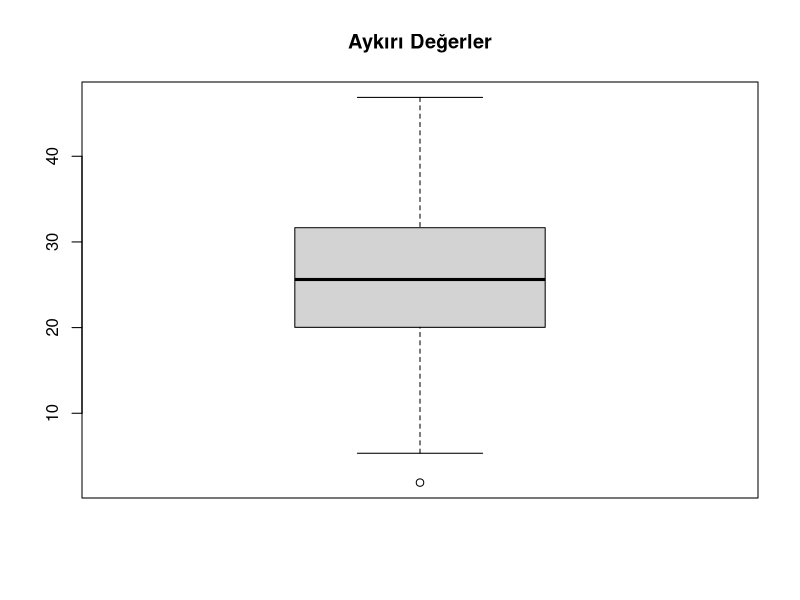
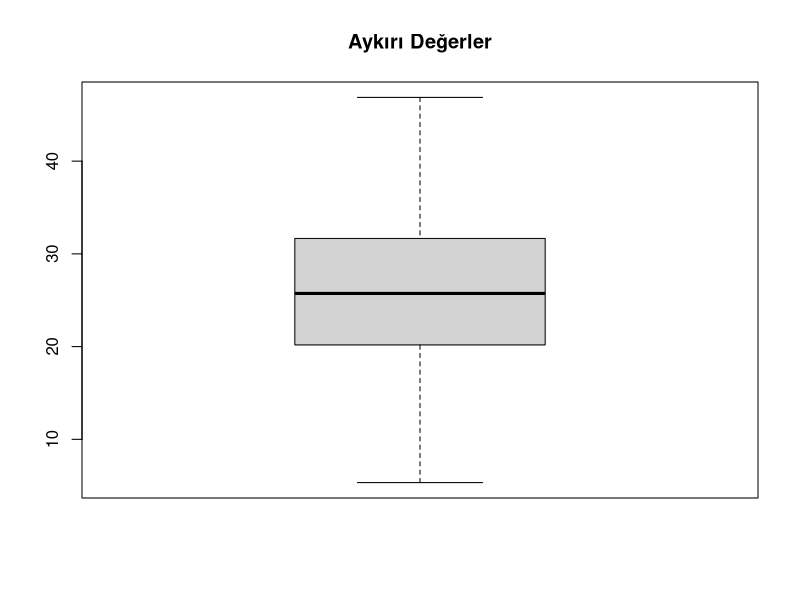
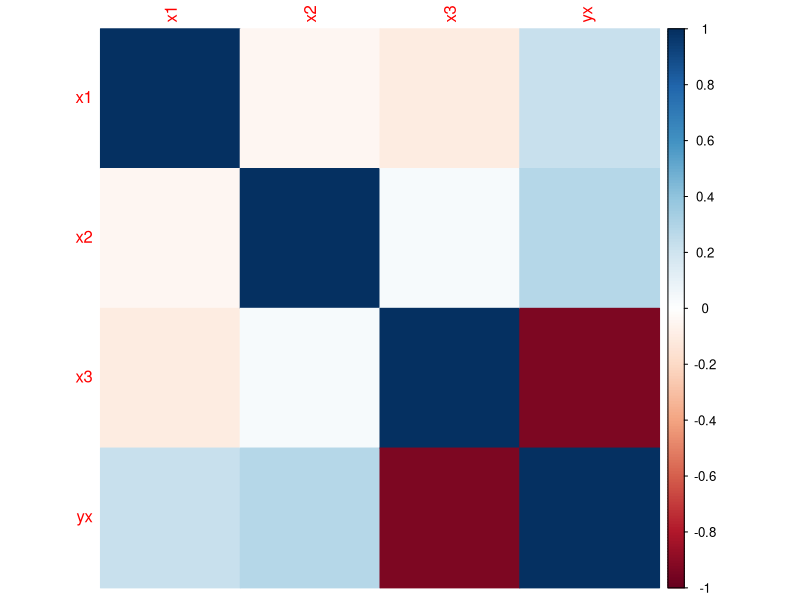
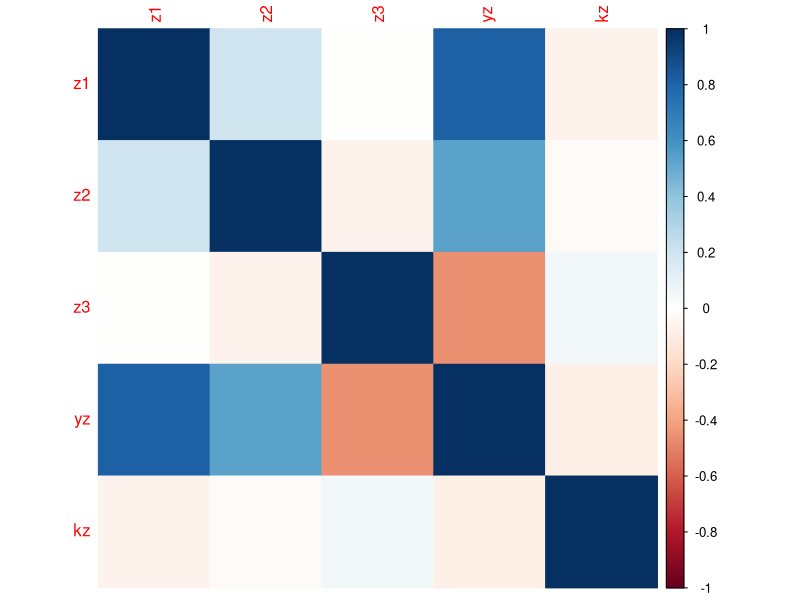

Reproduce these figures in R, in order.
library(corrplot)   # Regresyon ilişkisi için martis karşılaştırma grafiği çizer

### 1.Adım: SENTETİK VERİ OLUŞTURMA 

#Tekrarlanabilirilik için tohum ekiyoruz(set.seed)
set.seed(123) 
## veri1: lineer ilişki içeren veri seti
# x1 için ortalaması 25 sapması 10 olan veri üretir 

n <- 100  #Gözlem Sayısı

veri1 <- data.frame( x1 = rnorm(n, mean = 25, sd = 10),  # Bağımsız değişken 
                     x2 = rnorm(n, mean = 30, sd = 5),   # Bağımsız değişken 
                     x3 = rnorm(n, mean = 10, sd = 20)   # Bağımsız değişken 
                     ) 

# Bağımlı değişken (x'lerden etkilenen, sabit değeri ve rastlantısal değer içeren stokastik bir 
# regresyon model yapısı kuruyoruz)
# Deterministik Model: Matematiksel Model (2 + 0.5*veri1$x1 + 2*veri1$x2 - 1.5*veri1$x3) sonucu tahmin edilebilen.
# Stokastik Model: istatistiksel Model (2 + 0.5*veri1$x1 + 2*veri1$x2 - 1.5*veri1$x3 + rnorm(n, mean = 0, sd = 0.5) sonucu istatistiksel yöntemlerle aranan.

veri1$yx <- 2 + 0.5*veri1$x1 + 2*veri1$x2 - 1.5*veri1$x3 + rnorm(n, mean = 0, sd = 0.5) # Bağımlı Değişken

## veri2: sayısal + kategorik 

veri2 <- data.frame( z1 = rnorm(n, mean = 40, sd = 16),  # Bağımsız değişken
                     z2 = rnorm(n, mean = 65, sd = 5),   # Bağımsız değişken
                     z3 = rnorm(n, mean = 15, sd = 35)   # Bağımsız değişken
                     ) 
# Bağımlı değişken 
veri2$yz <- 2*veri2$z1 + 3*veri2$z2 - 0.5*veri2$z3 + rnorm(n, mean = 0, sd = 3.5) # Bağımlı değişken

# ikinci veri setimize kategorik değişken de atayalım. 
veri2$kz <- sample(c("A","B","C"), n, replace = TRUE)   # Kategorik değişken

# Oluşturduğumuz veri setlerinin ilk 6 satırı ve başlıklarını görelim
head(veri1)
head(veri2)

# Verimiz sentetik ama analiz için yine de veri yapısına bakalım.
str(veri1)
str(veri2)  # Kategorik veri sütunu "chr" türünde.

### 2. Adım: EKSİK DEĞERLERİN KONTROLÜ

# Eksik veri tespiti yapalım, veride eksik olmadığını biliyoruz ama yöntemi görelim.
# Veri data frame olduğu için tek tek değişkenlere tespit yapmıyoruz.
colSums(is.na(veri1))
colSums(is.na(veri2))

# Deneme için bir veriyi NA yapalım.
veri1$x1[3] <- NA

# Tekrar NA kontrolü yapalım.
colSums(is.na(veri1))

### 3. Adım: - EKSİK DEĞERLERİN DOLDURULMASI

# Veri setimizde eksik veri çıkmadı ama çıksaydı ilgili sütun adını vererek
# mean (ortalama) değer ile doldurmak için aşağıdaki komut setini kullanacaktık.
veri1$x1[is.na(veri1$x1)] <- mean(veri1$x1, na.rm = TRUE)

# Tekrar NA kontrolü yapalım.
colSums(is.na(veri1))

# Ortalama ile doldurduğumuz veri x1 sütunu 3.sırada
head(veri1)

### 4. Adım: KATEGORİK DEĞİŞKENLERİN SAYISALA ÇEVRİLMESİ

# Hangi kategori değeri hangi sayıya denk geliyor sıralamadan anlıyoruz.
levels(as.factor(veri2$kz))

# Kategorik değerleri sayıya çeviriyoruz.
veri2$kz <- as.numeric(as.factor(veri2$kz))

# Kontrol edelim.
# Artık her iki veri setimizde numerik yapısında, analize başlamak için bir adım kaldı.
str(veri2)
head(veri2)

### 5. Adım: SAYISAL VERİLERİN STANDARDİZASYONU

# Standardizasyon bağımsız değişkenlere uygulanır.
# Örn; veri1'de x1, x2, ve x3 için standardizasyonu z-skoru ile yapabiliriz.
zskore_x1 <- scale(veri1$x1)
zskore_x2 <- scale(veri1$x2)
zskore_x3 <- scale(veri1$x3)
zskore_z1 <- scale(veri2$z1)
zskore_z2 <- scale(veri2$z2)
zskore_z3 <- scale(veri2$z3)

### 6. Adım: AYKIRI DEĞER TESPİTİ

# Alt ve Üst çeyreklikleri hesaplama
Q1 <- quantile(veri1$x1, 0.25) 
Q3 <- quantile(veri1$x1, 0.75) 

# Alt ve Üst sınırları hesaplama
IQR <- Q3 - Q1

lower_bound <- Q1 - 1.5 * IQR
upper_bound <- Q3 + 1.5 * IQR

# Aykırı değerleri belirleme
outliers <- veri1$x1[veri1$x1 < Q1 - 1.5*IQR | veri1$x1 > Q3 + 1.5*IQR] 

# Bulduğumuz değerleri ekrana yazdıralım
upper_bound
lower_bound
outliers

# Aykırı değer var ise boxplot grafiğinde de görünüyor olmalı
boxplot(veri1$x1, main="Aykırı Değerler")

# Aykırı değerin bulunduğu satırı bulalım
aykiri_satirlar <- which(veri1$x1 < lower_bound | veri1$x1 > upper_bound)
aykiri_satirlar

# Bulduğumuz aykırı değer 72.satırda, değerini NA yapalım 
veri1$x1[72] <- NA
# NA satırı Ortalama ile tekrar dolduralım
veri1$x1[is.na(veri1$x1)] <- mean(veri1$x1, na.rm = TRUE)
# Aykırı değer görünmüyor olmalı
boxplot(veri1$x1, main="Aykırı Değerler")

### 7. Adım: KORELASYON ANALİZİNİ YAPIYORUZ

# veri1 için korelasyon katsayısı hesaplama
cor_veri1 <- cor(veri1)
cor_veri1
# Korelasyon matrisini çizdiriyoruz
corrplot(cor_veri1, method = "color")

# veri2 için korelasyon katsayısı hesaplama
cor_veri2 <- cor(veri2)
cor_veri2
# Korelasyon matrisini çizdiriyoruz
corrplot(cor_veri2, method = "color")

### 8.Adım: ÇOKLU DOĞRUSAL REGRESYON MODELİ İLE İNCELİYORUZ

# Bağımsız değişkenlerin "x1, x2, x3" bağımlı değişkeni yordama gücünü inceliyoruz.
model_veri1 <- lm(yx ~ x1 + x2 + x3, data = veri1)
summary(model_veri1)

model_veri2 <- lm(yz ~ z1 + z2 + z3 + kz, data = veri2)
summary(model_veri2)
